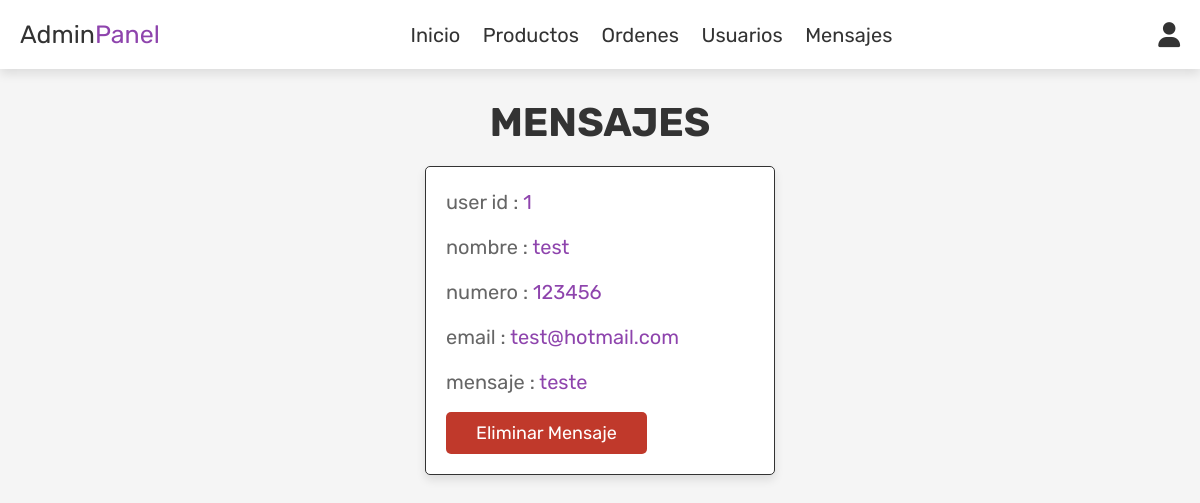
Page /admin_contacts.php (signed in) on the committed database.
### tables this page shows
CREATE TABLE `message` (
  `id` int(100) NOT NULL,
  `user_id` int(100) NOT NULL,
  `name` varchar(100) NOT NULL,
  `email` varchar(100) NOT NULL,
  `number` varchar(12) NOT NULL,
  `message` varchar(500) NOT NULL
);

### src/admin_contacts.php (the view, shortened to what this page needs)
<?php
include 'config.php';
?>
<!DOCTYPE html>
<html lang="en">
<head>
   <link rel="stylesheet" href="https://cdnjs.cloudflare.com/ajax/libs/font-awesome/6.0.0/css/all.min.css">
   <link rel="stylesheet" href="css/admin_style.css">
</head>
<body>
<?php include 'admin_header.php'; ?>
<section class="messages">
   <h1 class="title"> mensajes </h1>
   <div class="box-container">
   <?php
      $select_message = mysqli_query($conn, "SELECT * FROM `message`") or die('query failed');
      if(mysqli_num_rows($select_message) > 0){
         while($fetch_message = mysqli_fetch_assoc($select_message)){
   ?>
   <div class="box">
      <p> user id : <span><?php echo $fetch_message['user_id']; ?></span> </p>
      <p> nombre : <span><?php echo $fetch_message['name']; ?></span> </p>
      <p> numero : <span><?php echo $fetch_message['number']; ?></span> </p>
      <p> email : <span><?php echo $fetch_message['email']; ?></span> </p>
      <p> mensaje : <span><?php echo $fetch_message['message']; ?></span> </p>
      <a href="admin_contacts.php?delete=<?php echo $fetch_message['id']; ?>" onclick="return confirm('¿Borrar este mensaje?');" class="delete-btn">eliminar mensaje</a>
   </div>
   <?php
      };
   }else{
      echo '<p class="empty">¡No tienes mensajes!</p>';
   }
   ?>
   </div>
</section>
</body>
</html>

### src/css/admin_style.css (style rules this page uses)
:root { --purple:#8e44ad; --red:#c0392b; --orange:#f39c12; --black:#333; --white:#fff; --light-color:#666; --light-white:#ccc; --light-bg:#f5f5f5; --border:.1rem solid var(--black); --box-shadow:0 .5rem 1rem rgba(0,0,0,.1); }
* { font-family: 'Rubik', sans-serif; margin:0; padding:0; box-sizing: border-box; outline: none; border:none; text-decoration: none; transition:all .2s linear; }
html { font-size: 62.5%; overflow-x: hidden; }
body { background-color: var(--light-bg); }
section { padding:3rem 2rem; }
.title { text-align: center; margin-bottom: 2rem; text-transform: uppercase; color:var(--black); font-size: 4rem; }
.btn, .option-btn, .delete-btn, .white-btn { display: inline-block; margin-top: 1rem; padding:1rem 3rem; cursor: pointer; color:var(--white); font-size: 1.8rem; border-radius: .5rem; text-transform: capitalize; }
.delete-btn { background-color: var(--red); }
.messages .box-container { display: grid; grid-template-columns: repeat(auto-fit, 35rem); justify-content: center; gap:1.5rem; max-width: 1200px; margin:0 auto; align-items: flex-start; }
.messages .box-container .box { background-color: var(--white); padding:2rem; border:var(--border); box-shadow: var(--box-shadow); border-radius: .5rem; }
.messages .box-container .box p { padding-bottom: 1.5rem; font-size: 2rem; color:var(--light-color); line-height: 1.5; }
.messages .box-container .box p span { color:var(--purple); }
.messages .box-container .box .delete-btn { margin-top: 0; }

### rows in the picture
message: user "1", name "test", number "123456", email "test@hotmail.com", message "teste"
